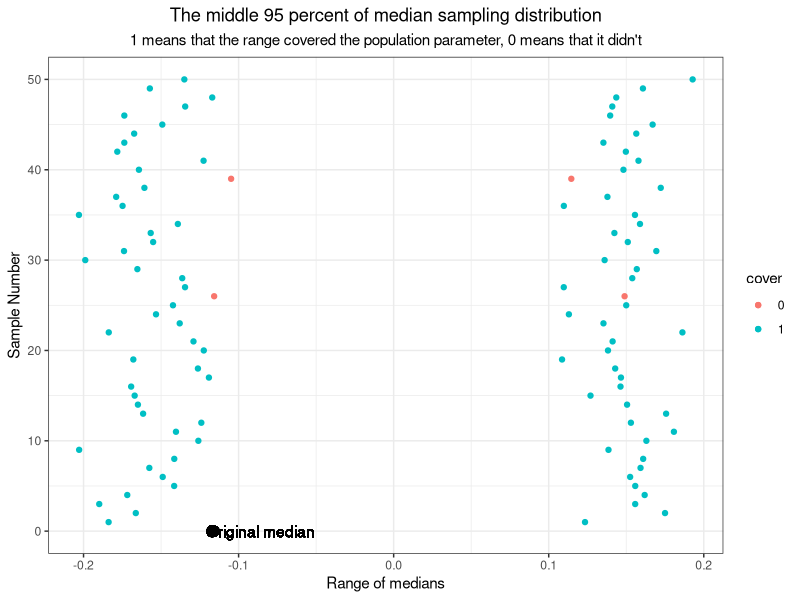

Write R code to recreate this figure.
## ---- chunk 1
knitr::opts_chunk$set(echo=TRUE, warning=FALSE, message=FALSE, cache=TRUE)
## ---- chunk 2
library(tidyverse)
library(stats4)
## ---- chunk 3
set.seed(0)
sima <- rnorm(201, mean = 0, sd = 1)
nLL <- function(mean, sd){
  fs <- dnorm(
        x = sima
      , mean = mean
      , sd = sd
      , log = TRUE
    ) 
  -sum(fs)
}
fit <- mle(nLL, start = list(mean=1,sd=1),method = "L-BFGS-B", 
           lower = c(0, 0.01))
## ---- chunk 4
q <- c()
for (i in 1:1000) {
  n <- rnorm(201, mean = coef(fit)[1], sd = coef(fit)[2])
  q[i] <- median(n)
}
## ---- chunk 5
val <- quantile(q, c(0.025,0.975))
sprintf("The 95 percent confident interval of the approximated sampling distribution goes from %.2f to %.2f", val[1], val[2])
## ---- chunk 6
d <- data.frame()
q2 <- c()
for (j in 1:50) {
  for (i in 1:100) {
    n <- rnorm(201, mean = coef(fit)[1], sd = coef(fit)[2])
    q2[i] <- median(n)
    }
  val <- quantile(q2, c(0.025,0.975))
  for (m in 1:2) {
    d[j,m] <- val[m]
  }
}
d <- d %>% 
  rename(low_end = V1, high_end = V2) %>% 
  mutate(ID = 1, new_ID = cumsum(ID)) %>% 
  select(-ID)
m <- median(sima)
new_val <- quantile(q, c(0.025, 0.975))
d <- d %>% 
  mutate(cover = if_else((low_end < m & high_end > m), 1, 0))
new_d <- d %>% 
  filter(cover == 1)
nrow(new_d)/nrow(d)
## ---- chunk 7
d$cover = as.factor(d$cover)
ggplot(d) +
  geom_point(aes(x = low_end, y = new_ID, color = cover)) +
  geom_point(aes(x = high_end, y = new_ID, color = cover)) +
  geom_point(aes(x=median(sima), y = 0), size = 3, color = "black") +
  geom_text(x = median(sima) + 0.030, y = 0, 
            label = "Original median", color = "black") +
  labs(title = "The middle 95 percent of median sampling distribution",
       x = "Range of medians",
       y = "Sample Number",
       subtitle = "1 means that the range covered the population parameter, 0 means that it didn't") +
  theme_bw() +
  theme(plot.title = element_text(hjust=0.5),
        plot.subtitle = element_text(hjust=0.5))
